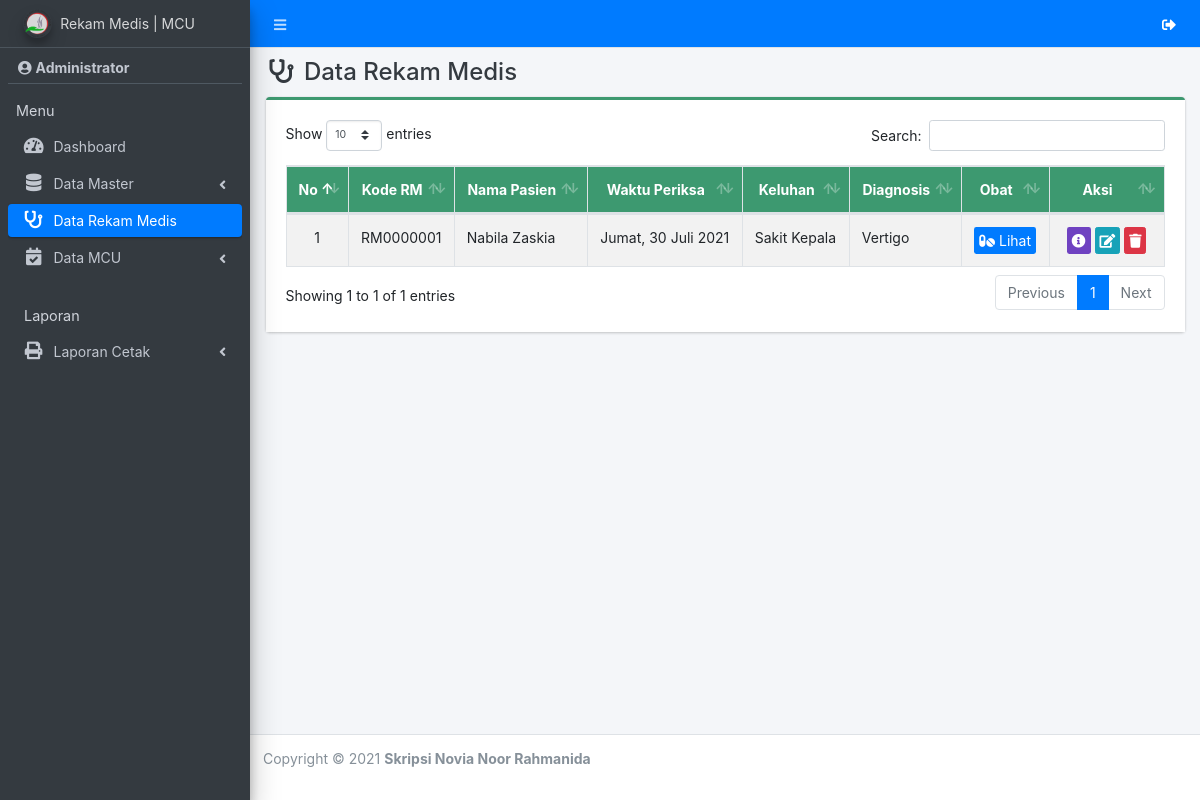
The app's page /admin/rm/index.php (signed in), older data.
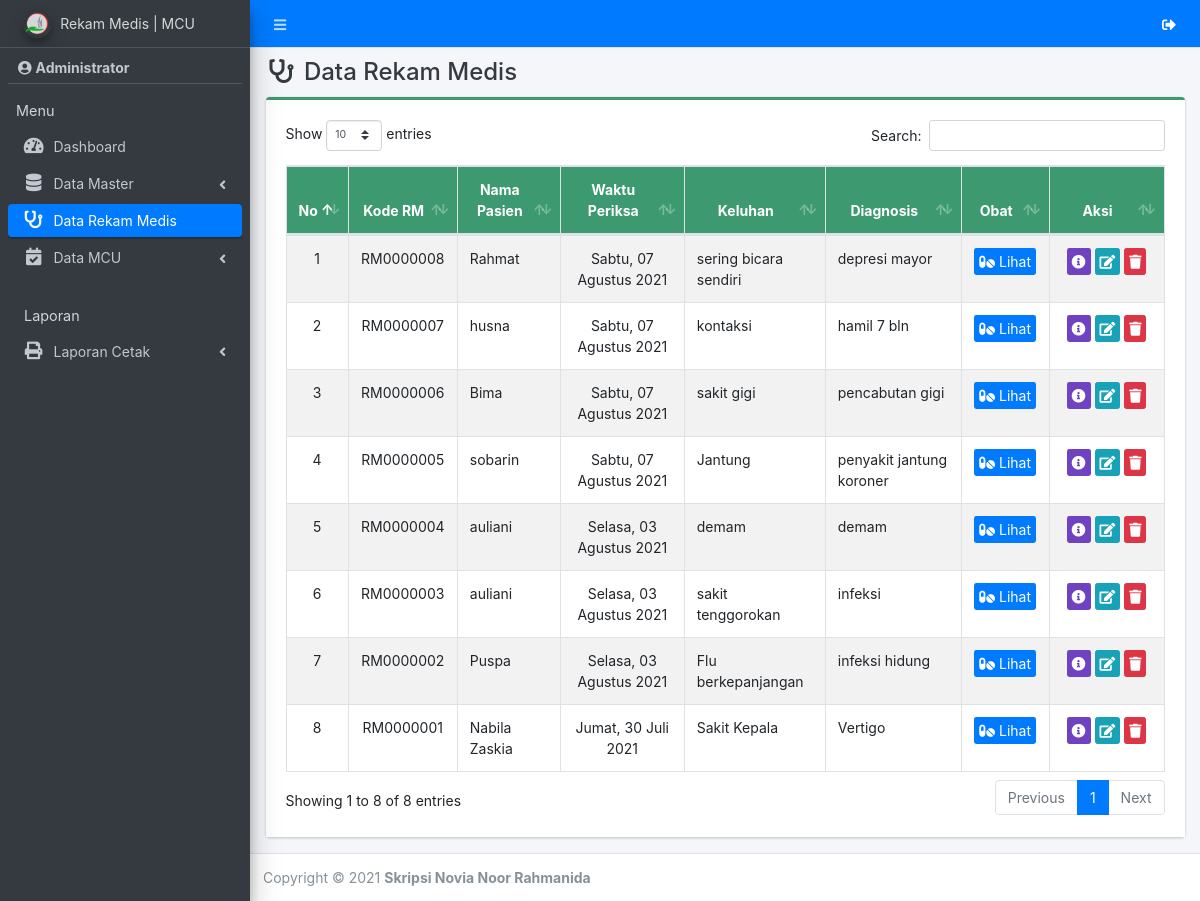
The same page, newer data.
### tables this page shows
CREATE TABLE `rm` (
  `id_rm` varchar(11) NOT NULL,
  `id_pasien` int(11) NOT NULL,
  `tanggal` date NOT NULL,
  `id_poli` int(11) NOT NULL,
  `keluhan` text NOT NULL,
  `diagnosis` text NOT NULL,
  `id_dokter` int(11) NOT NULL,
  `tindakan` text NOT NULL,
  `id_user` int(11) NOT NULL
);

CREATE TABLE `pasien` (
  `id_pasien` int(11) NOT NULL,
  `no_kartu` varchar(30) NOT NULL,
  `nm_pasien` varchar(50) NOT NULL,
  `nik` varchar(30) NOT NULL,
  `jk` varchar(20) NOT NULL,
  `tmpt_lahir` varchar(50) NOT NULL,
  `tgl_lahir` date NOT NULL,
  `pekerjaan` varchar(50) NOT NULL,
  `alamat` text NOT NULL,
  `jp` varchar(20) NOT NULL,
  `bpjs` varchar(30) DEFAULT NULL,
  `id_poli` int(11) NOT NULL,
  `hp` varchar(20) NOT NULL,
  `id_user` int(11) NOT NULL,
  `tgl_input` date NOT NULL
);

### app/config.php (called while the page is built, shortened)
<?php
function tgl_indo($tanggal)
{
  $hari = array(
    1 =>    'Senin',
    'Selasa',
    'Rabu',
    'Kamis',
    'Jumat',
    'Sabtu',
    'Minggu'
  );
  $bulan = array(
    1 =>   'Januari',
    'Februari',
    'Maret',
    'April',
    'Mei',
    'Juni',
    'Juli',
    'Agustus',
    'September',
    'Oktober',
    'November',
    'Desember'
  );
  $split     = explode('-', $tanggal);
  $tgl = $split[2] . ' ' . $bulan[(int)$split[1]] . ' ' . $split[0];
  $num = date('N', strtotime($tanggal));
  return $hari[$num] . ', ' . $tgl;
}

### admin/rm/index.php (the view, shortened to what this page needs)
<?php
require '../../app/config.php';
include_once '../../template/header.php';
include_once '../../template/sidebar.php';
?>
<div class="content-wrapper">
    <div class="content-header">
        <div class="container-fluid">
            <div class="row">
                <div class="col-sm-6">
                    <h4 class="m-0 text-dark"><i class="fa fa-stethoscope ml-1 mr-1"></i> Data Rekam Medis</h4>
                </div>
                <div class="col-sm-6 text-right">
                </div>
            </div>
        </div>
    </div>
    <section class="content">
        <div class="container-fluid">
            <div class="row">
                <div class="col-md-12">
                    <div class="card card-olive card-outline">
                        <div class="card-body" style="background-color: white;">
                            <div class="table-responsive">
                                <table id="example1" class="table table-bordered table-striped dataTable">
                                    <thead class="bg-olive">
                                        <tr align="center">
                                            <th>No</th>
                                            <th>Kode RM</th>
                                            <th>Nama Pasien</th>
                                            <th>Waktu Periksa</th>
                                            <th>Keluhan</th>
                                            <th>Diagnosis</th>
                                            <th>Obat</th>
                                            <th>Aksi</th>
                                        </tr>
                                    </thead>
                                    <tbody>
                                        <?php
                                        $no = 1;
                                        $data = $con->query("SELECT * FROM rm r JOIN pasien p ON p.id_pasien = r.id_pasien ORDER BY id_rm DESC");
                                        while ($row = $data->fetch_array()) {
                                        ?>
                                            <tr>
                                                <td align="center" width="5%"><?= $no++ ?></td>
                                                <td align="center"><?= $row['id_rm'] ?></td>
                                                <td><?= $row['nm_pasien'] ?></td>
                                                <td align="center"><?= tgl_indo($row['tanggal']) ?></td>
                                                <td><?= $row['keluhan'] ?></td>
                                                <td><?= $row['diagnosis'] ?></td>
                                                <td align="center" width="10%"> <a href="obat?id=<?= $row[0] ?>" class="btn bg-primary btn-xs"><i class="fa fa-pills"></i> Lihat</a></td>
                                                <td align="center" width="13%">
                                                    <a href="#id<?= $row[0]; ?>" data-toggle="modal" class="btn bg-purple btn-xs" title="Detail"><i class="fa fa-info-circle"></i></a>
                                                    <a href="edit?id=<?= $row[0] ?>" class="btn btn-info btn-xs" title="Edit"><i class="fa fa-edit"></i></a>
                                                    <a href="hapus?id=<?= $row[0] ?>" class="btn btn-danger btn-xs alert-hapus" title="Hapus"><i class="fa fa-trash"></i></a>
                                                </td>
                                            </tr>
                                        <?php } ?>
                                    </tbody>
                                </table>
                            </div>
                        </div>
                    </div>
                </div>
            </div>
        </div>
    </section>
</div>
<?php
include_once '../../template/footer.php';
?>

Row changes from the older to the newer data that the page shows:
added rm: id_rm "RM0000008", id_pasien.nm_pasien "Rahmat", tanggal "Sabtu, 07 Agustus 2021", keluhan "sering bicara sendiri", diagnosis "depresi mayor"
added rm: id_rm "RM0000007", id_pasien.nm_pasien "husna", tanggal "Sabtu, 07 Agustus 2021", keluhan "kontaksi", diagnosis "hamil 7 bln"
added rm: id_rm "RM0000006", id_pasien.nm_pasien "Bima", tanggal "Sabtu, 07 Agustus 2021", keluhan "sakit gigi", diagnosis "pencabutan gigi"
added rm: id_rm "RM0000005", id_pasien.nm_pasien "sobarin", tanggal "Sabtu, 07 Agustus 2021", keluhan "Jantung", diagnosis "penyakit jantung koroner"
added rm: id_rm "RM0000004", id_pasien.nm_pasien "auliani", tanggal "Selasa, 03 Agustus 2021", keluhan "demam", diagnosis "demam"
added rm: id_rm "RM0000003", id_pasien.nm_pasien "auliani", tanggal "Selasa, 03 Agustus 2021", keluhan "sakit tenggorokan", diagnosis "infeksi"
added rm: id_rm "RM0000002", id_pasien.nm_pasien "Puspa", tanggal "Selasa, 03 Agustus 2021", keluhan "Flu berkepanjangan", diagnosis "infeksi hidung"
Text that changed along with them:
text written by a page script: "Show entries Search: Showing 1 to 1 of 1 entries Previous 1 Next" → "Show entries Search: Showing 1 to 8 of 8 entries Previous 1 Next"
